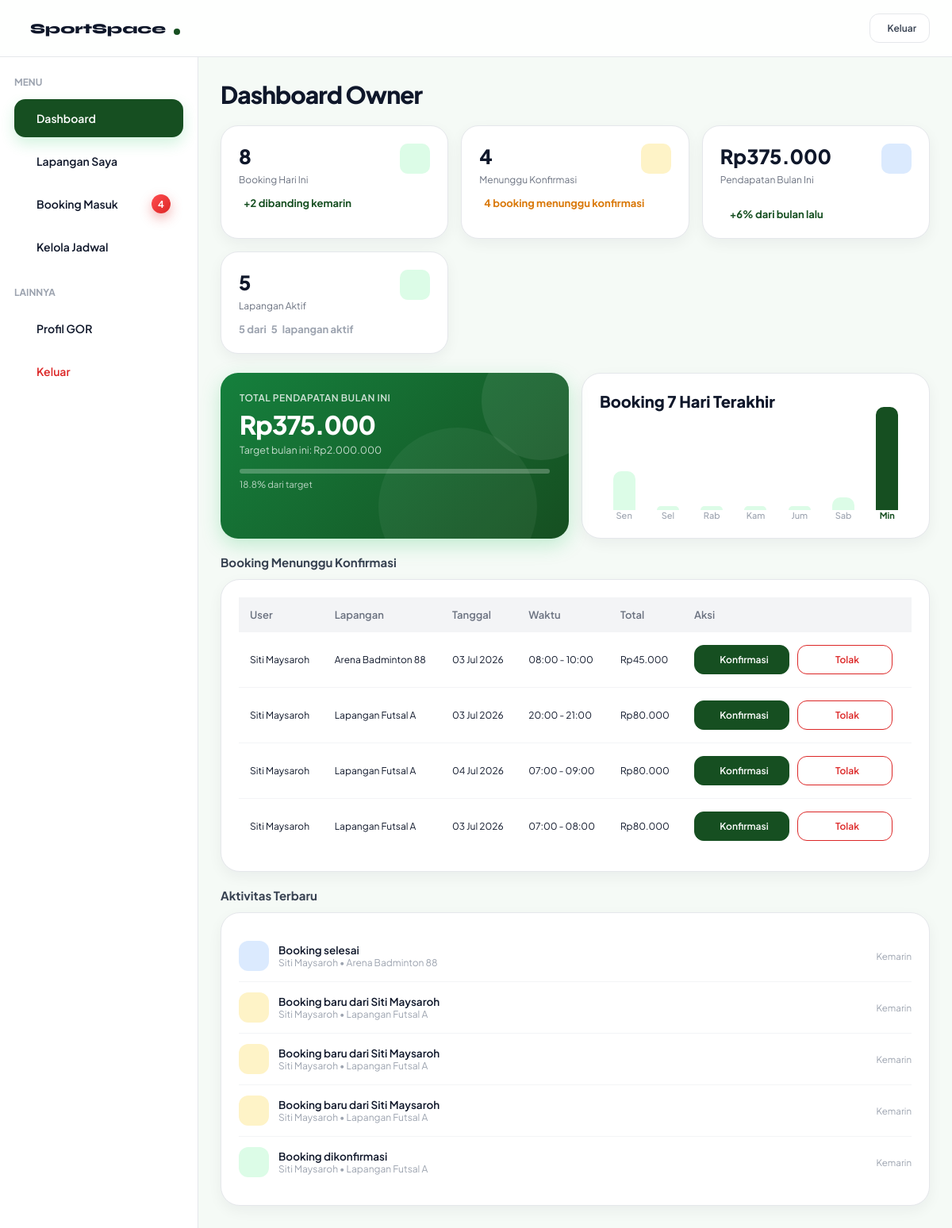
Page /dashboard-owner.php on the earlier database version.
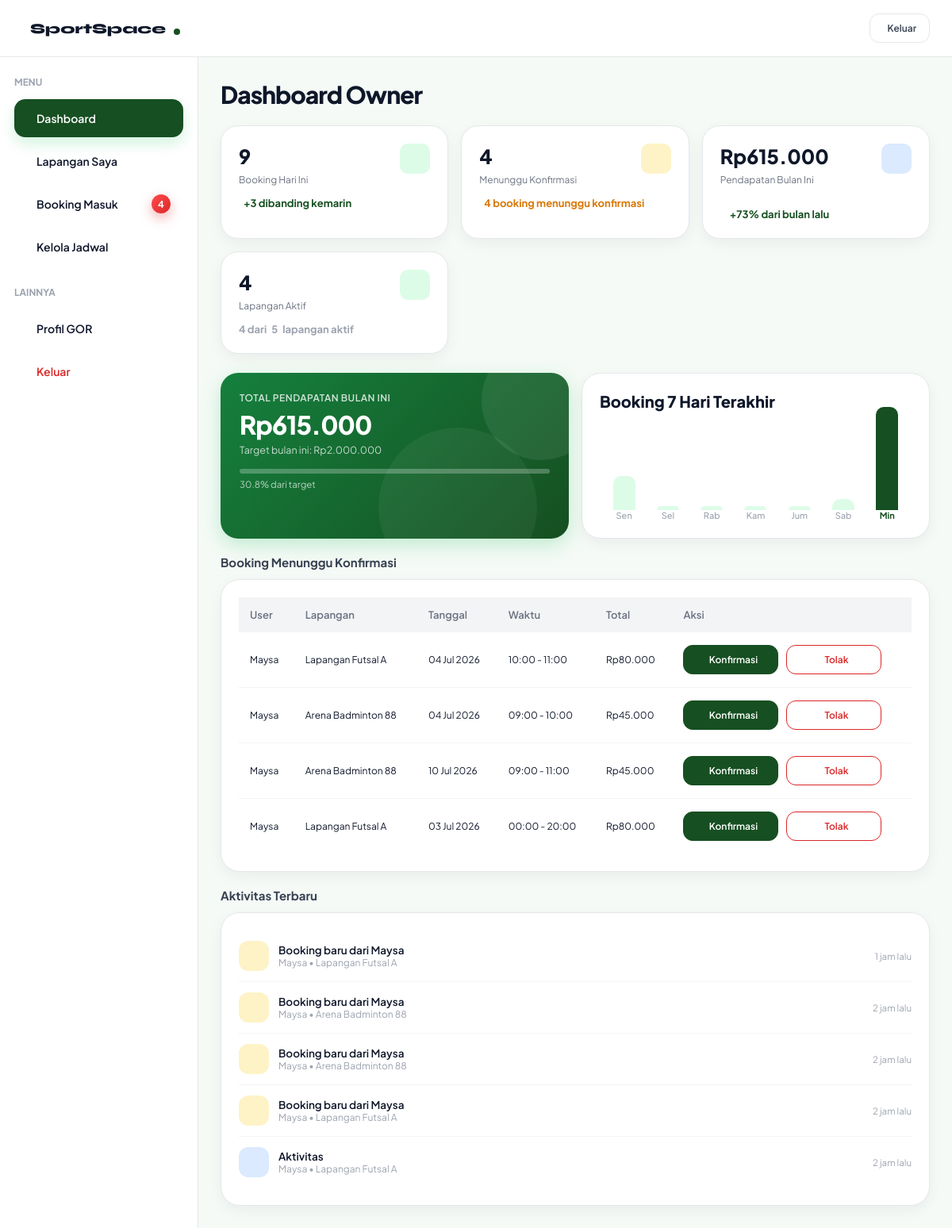
Same page on the later database version.
### tables this page shows
CREATE TABLE `booking` (
  `booking_id` int(11) NOT NULL,
  `user_id` int(11) NOT NULL,
  `field_id` int(11) NOT NULL,
  `tanggal` date NOT NULL,
  `jam_mulai` time NOT NULL,
  `jam_selesai` time NOT NULL,
  `status` enum('tertunda','menunggu konfirmasi','terkonfirmasi','dibatalkan','selesai') NOT NULL DEFAULT 'tertunda',
  `created_at` timestamp NOT NULL DEFAULT current_timestamp(),
  `booking_code` varchar(20) DEFAULT NULL,
  `metode_pembayaran` varchar(30) DEFAULT NULL,
  `bank` varchar(30) DEFAULT NULL,
  `total` decimal(12,2) NOT NULL
);

CREATE TABLE `users` (
  `user_id` int(11) NOT NULL,
  `nama` varchar(50) NOT NULL,
  `email` varchar(100) NOT NULL,
  `password` varchar(255) NOT NULL,
  `role` enum('user','admin') NOT NULL DEFAULT 'user',
  `created_at` timestamp NOT NULL DEFAULT current_timestamp()
);

CREATE TABLE `fields` (
  `field_id` int(11) NOT NULL,
  `owner_id` int(11) DEFAULT NULL,
  `nama_lapangan` varchar(100) NOT NULL,
  `jenis` varchar(50) NOT NULL,
  `harga` decimal(10,2) NOT NULL,
  `status` enum('tersedia','penuh') NOT NULL DEFAULT 'tersedia',
  `lokasi` varchar(255) DEFAULT NULL,
  `gambar` varchar(255) DEFAULT NULL,
  `deskripsi` text DEFAULT NULL,
  `owner_name` varchar(100) DEFAULT NULL,
  `owner_phone` varchar(20) DEFAULT NULL,
  `owner_address` varchar(255) DEFAULT NULL,
  `jam_operasional` varchar(50) DEFAULT NULL,
  `kapasitas` int(11) DEFAULT NULL,
  `jenis_lantai` varchar(50) DEFAULT NULL,
  `fasilitas` text DEFAULT NULL,
  `maps_link` text DEFAULT NULL,
  `google_maps_url` text DEFAULT NULL,
  `verifikasi` enum('pending','diterima','ditolak') NOT NULL DEFAULT 'pending',
  `durasi_slot` int(11) NOT NULL DEFAULT 1,
  `hari_libur` text DEFAULT NULL,
  `aktif` enum('aktif','nonaktif') NOT NULL
);

### get-owner-dashboard.php (called while the page is built, shortened)
<?php
include "config.php";
$queryBookingHariIni = mysqli_query($conn, "
SELECT COUNT(*) AS total
FROM booking
WHERE tanggal = CURDATE()
");
$bookingHariIni = mysqli_fetch_assoc($queryBookingHariIni);
$queryLapanganAktif = mysqli_query($conn, "
SELECT COUNT(*) AS total
FROM fields
WHERE aktif='aktif'
");
$lapanganAktif = mysqli_fetch_assoc($queryLapanganAktif);
$queryPendapatan = mysqli_query($conn,"
SELECT SUM(f.harga) AS total
FROM booking b
JOIN fields f ON b.field_id = f.field_id
WHERE b.status='terkonfirmasi'
AND MONTH(b.tanggal)=MONTH(CURDATE())
AND YEAR(b.tanggal)=YEAR(CURDATE())
");
$pendapatan = mysqli_fetch_assoc($queryPendapatan);
$queryPendapatanLalu = mysqli_query($conn,"
SELECT SUM(f.harga) AS total
FROM booking b
JOIN fields f
ON b.field_id = f.field_id
WHERE b.status='terkonfirmasi'
AND MONTH(b.tanggal)=MONTH(DATE_SUB(CURDATE(), INTERVAL 1 MONTH))
AND YEAR(b.tanggal)=YEAR(DATE_SUB(CURDATE(), INTERVAL 1 MONTH))
");
$pendapatanLalu = mysqli_fetch_assoc($queryPendapatanLalu);
$targetPendapatan = 2000000;
$persenTarget = ($pendapatan['total'] / $targetPendapatan) * 100;
if($pendapatanLalu['total'] > 0){
    $persentasePendapatan =
    (($pendapatan['total'] - $pendapatanLalu['total'])
    / $pendapatanLalu['total']) * 100;
}else{
    $persentasePendapatan = 0;
}
$booking7Hari = [];
for($i = 6; $i >= 0; $i--){
    $tanggal = date("Y-m-d", strtotime("-$i day"));
    $query = mysqli_query($conn,"
    SELECT COUNT(*) AS total
    FROM booking
    WHERE tanggal='$tanggal'
    ");
    $data = mysqli_fetch_assoc($query);
    $booking7Hari[] = $data['total'];
    $maxBooking = max($booking7Hari);
}
?>

### get-jadwal-info.php (called while the page is built, shortened)
<?php
include "config.php";
if(isset($_GET['field'])){
    $field_id = (int)$_GET['field'];
}else{
    $cek = mysqli_query($conn,"
    SELECT field_id
    FROM fields
    ORDER BY field_id ASC
    LIMIT 1
    ");
    $fieldPertama = mysqli_fetch_assoc($cek);
    $field_id = $fieldPertama['field_id'];
}
$queryInfo = mysqli_query($conn,"
SELECT *
FROM fields
WHERE field_id='$field_id'
");
$info = mysqli_fetch_assoc($queryInfo);
$queryBookingHariIni = mysqli_query(
    $conn,
    "SELECT COUNT(*) AS total
    FROM booking
    WHERE field_id = '".$info['field_id']."'
    AND tanggal = CURDATE()"
);
$dataBooking = mysqli_fetch_assoc($queryBookingHariIni);
$queryBookingKemarin = mysqli_query($conn,"
SELECT COUNT(*) AS total
FROM booking
WHERE field_id='".$info['field_id']."'
AND tanggal = DATE_SUB(CURDATE(), INTERVAL 1 DAY)
");
$dataBookingKemarin = mysqli_fetch_assoc($queryBookingKemarin);
$selisihBooking =
$dataBooking['total'] - $dataBookingKemarin['total'];
$targetPendapatan = 2000000;
?>

### get-owner-fields.php (called while the page is built, shortened)
<?php
include "config.php";
$queryAktif = mysqli_query($conn,"
SELECT COUNT(*) AS total
FROM fields
WHERE aktif='aktif'
");
?>

### get-pending-booking.php (called while the page is built, shortened)
<?php
$queryPendingBooking = mysqli_query($conn, "
SELECT
    booking.booking_id,
    booking.tanggal,
    booking.jam_mulai,
    booking.jam_selesai,
    booking.status,
    users.nama,
    fields.nama_lapangan,
    fields.harga
FROM booking
JOIN users
ON booking.user_id = users.user_id
JOIN fields
ON booking.field_id = fields.field_id
WHERE booking.status = 'tertunda'
ORDER BY booking.created_at ASC
");

### get-owner-activity.php (called while the page is built, shortened)
<?php
$queryActivity = mysqli_query($conn,"
SELECT
    booking.booking_id,
    booking.status,
    booking.created_at,
    users.nama,
    fields.nama_lapangan
FROM booking
JOIN users
ON booking.user_id = users.user_id
JOIN fields
ON booking.field_id = fields.field_id
ORDER BY booking.created_at DESC
LIMIT 5
");

### helper-time.php (called while the page is built, shortened)
<?php
function waktuLalu($datetime){
    $selisih = abs(time() - strtotime($datetime));
    if($selisih < 86400){
        return floor($selisih/3600)." jam lalu";
    }
    if($selisih < 172800){
        return "Kemarin";
    }
    return date("d M Y", strtotime($datetime));
}

### dashboard-owner.php (the view, shortened to what the changed rows need)
<?php
include "config.php";
include "get-owner-dashboard.php";
include "get-owner-profile.php";
include "get-owner-fields.php";
include "get-jadwal-info.php";
include "get-pending-booking.php";
include "get-owner-activity.php";
include "helper-time.php";
?>
<!DOCTYPE html>
<html lang="id">
<head>
  <link rel="stylesheet" href="owner.css">
  <link rel="stylesheet" href="https://cdn.jsdelivr.net/npm/@tabler/icons-webfont@3.31.0/dist/tabler-icons.min.css">
</head>
<body>
<div class="dashboard-layout">
  <main class="dashboard-content">
    <div id="section-dashboard" style="display:none;">
      <h1 class="page-title">Dashboard Owner</h1>
      <div class="stats-grid">
      <div class="stat-card">
        <div class="row-between">
          <div>
            <div class="stat-value">
              <?= $bookingHariIni['total']; ?>
            </div>
            <div class="stat-label">Booking Hari Ini</div>
          </div>
          <div class="icon-badge green">
          </div>
        </div>
        <div class="stat-change stat-up">
          <?php if($selisihBooking > 0){ ?>
          +<?= $selisihBooking ?> dibanding kemarin
          <?php } elseif($selisihBooking < 0){ ?>
          <i class="ti ti-trending-down"></i>
          <?= $selisihBooking ?> dibanding kemarin
          <?php } else { ?>
          <i class="ti ti-minus"></i>
          Sama seperti kemarin
          <?php } ?>
        </div>
      </div>
      <div class="stat-card">
        <div class="row-between">
          <div>
            <div class="stat-value">
              Rp<?= number_format($pendapatan['total'],0,',','.'); ?>
            </div>
            <div class="stat-label">Pendapatan Bulan Ini</div>
          </div>
        </div>
        <div class="stat-change stat-up">
          <div class="stat-change stat-up">
          <?php if($persentasePendapatan > 0){ ?>
          +<?= round($persentasePendapatan); ?>% dari bulan lalu
          <?php }elseif($persentasePendapatan < 0){ ?>
          <i class="ti ti-trending-down"></i>
          <?= abs(round($persentasePendapatan)); ?>% lebih rendah dari bulan lalu
          <?php }else{ ?>
          <i class="ti ti-minus"></i>
          Sama dengan bulan lalu
          <?php } ?>
        </div>
      </div>
    </div>
    <div class="stat-card">
    <div class="row-between">
        <div>
            <div
                class="stat-value"
                id="dashboard-aktif">
                <?= $lapanganAktif['total']; ?>
            </div>
            <div class="stat-label">
                Lapangan Aktif
            </div>
        </div>
        <div class="icon-badge green">
        </div>
    </div>
    <div
        class="stat-change"
        id="dashboard-aktif-text"
        style="color:var(--gray-400);">
        <?= $lapanganAktif['total']; ?>
        dari
        <span id="dashboard-total-lapangan">
        </span>
        lapangan aktif
    </div>
</div>
  </div>
  <div class="grid-2col">
    <div class="revenue-card">
      <div class="rev-label">Total Pendapatan Bulan Ini</div>
      <div class="rev-amount">
        Rp<?= number_format($pendapatan['total'],0,",","."); ?>
      </div>
      <div class="rev-target">
        Target bulan ini:
        Rp<?= number_format($targetPendapatan,0,",","."); ?>
      </div>
      <div class="progress-bar progress-bar-inner">
        <div
          class="progress-fill"
          style="width: <?= round($persenTarget,1); ?>%;">
        </div>
      </div>
      <div class="rev-pct">
        <?= round($persenTarget,1); ?>% dari target
      </div>
    </div>
    <div class="card card-no-mb">
      <div class="card-body">
        <div class="chart-bar-wrap">
          <?php
          $hari = ["Sen","Sel","Rab","Kam","Jum","Sab","Min"];
            foreach($booking7Hari as $index => $jumlah){
              $tinggi = ($jumlah / $maxBooking) * 100;
              if($jumlah == 0){
                $tinggi = 4;
                }
                ?>
                <div class="chart-bar-col">
                  <div class="chart-bar-area">
                    <div
                    class="chart-bar <?= $index==6 ? 'active' : ''; ?>"
                    style="height:<?= $tinggi ?>%">
                  </div>
                </div>
                <div
                class="chart-bar-label"
                <?= $index==6 ? 'style="color:var(--green);font-weight:700;"' : ''; ?>>
                <?= $hari[$index] ?>
              </div>
            </div>
            <?php } ?>
          </div>
        </div>
      </div>
    </div>
<h2 class="section-h2">
  Booking Menunggu Konfirmasi
</h2>
<div class="card">
  <div class="overflow-x-auto">
    <table class="table">
      <thead>
        <tr>
          <th>User</th>
          <th>Lapangan</th>
          <th>Tanggal</th>
          <th>Waktu</th>
          <th>Total</th>
          <th>Aksi</th>
        </tr>
      </thead>
      <tbody>
        <?php if(mysqli_num_rows($queryPendingBooking) > 0){ ?>
        <?php while($row = mysqli_fetch_assoc($queryPendingBooking)){ ?>
        <tr>
          <td><?= $row['nama']; ?></td>
          <td><?= $row['nama_lapangan']; ?></td>
          <td><?= date('d M Y', strtotime($row['tanggal'])); ?></td>
          <td>
            <?= substr($row['jam_mulai'],0,5); ?>
            -
            <?= substr($row['jam_selesai'],0,5); ?>
          </td>
          <td>
            Rp<?= number_format($row['harga'],0,",","."); ?>
          </td>
          <td>
            <div class="dashboard-actions">
              <a
              href="update-booking-status.php?id=<?= $row['booking_id']; ?>&status=terkonfirmasi"
              class="btn btn-primary btn-sm"
              onclick="return confirm('Konfirmasi booking ini?');">
              Konfirmasi
              </a>
              <a
              href="update-booking-status.php?id=<?= $row['booking_id']; ?>&status=dibatalkan"
              class="btn btn-outline btn-sm btn-red"
              onclick="return confirm('Yakin ingin menolak booking ini?');">
              Tolak
              </a>
            </div>
          </td>
        </tr>
        <?php } ?>
        <?php } ?>
      </tbody>
    </table>
  </div>
</div>
<h2 class="section-h2"><i class="ti ti-activity icon-green"></i> Aktivitas Terbaru</h2>
<div class="card">
  <div class="card-body">
    <?php if(mysqli_num_rows($queryActivity) > 0){ ?>
    <?php while($row = mysqli_fetch_assoc($queryActivity)){ ?>
    <?php
    if($row['status'] == "tertunda"){
      $class = "act-icon-amber";
      $judul = "Booking baru dari ".$row['nama'];
    }
    elseif($row['status'] == "terkonfirmasi"){
      $class = "act-icon-green";
      $judul = "Booking dikonfirmasi";
    }
    elseif($row['status'] == "dibatalkan"){
      $icon = "ti-circle-x";
      $class = "act-icon-red";
      $judul = "Booking ditolak";
    }
    elseif($row['status'] == "selesai"){
      $class = "act-icon-blue";
      $judul = "Booking selesai";
    }
    else{
      $class = "act-icon-blue";
      $judul = "Aktivitas";
    }
    ?>
    <div class="activity-item">
      <div class="activity-icon <?= $class ?>">
      </div>
      <div class="act-body">
        <div class="act-title">
          <?= $judul ?>
        </div>
        <div class="act-sub">
          <?= $row['nama']; ?>
          •
          <?= $row['nama_lapangan']; ?></div>
      </div>
      <div class="act-time">
        <?= waktuLalu($row['created_at']); ?>
      </div>
    </div>
    <?php } ?>
    <?php } ?>
  </div>
</div>
</div>
</main>
</div>
</body>
</html>

Differences in the rows shown:
no longer on this page (row edited): booking: user.nama "Siti Maysaroh", field.nama_lapangan "Arena Badminton 88", tanggal "03 Jul 2026", jam_mulai "08:00", jam_selesai "10:00", field.harga "45.000", shown under "Booking Menunggu Konfirmasi"
no longer on this page (row edited): booking: user.nama "Siti Maysaroh", field.nama_lapangan "Lapangan Futsal A", tanggal "03 Jul 2026", jam_mulai "20:00", jam_selesai "21:00", field.harga "80.000", user.nama "Booking baru dari Siti Maysaroh", created_at "Kemarin"
no longer on this page (row edited): booking: user.nama "Siti Maysaroh", field.nama_lapangan "Lapangan Futsal A", tanggal "04 Jul 2026", jam_mulai "07:00", jam_selesai "09:00", field.harga "80.000", user.nama "Booking baru dari Siti Maysaroh", created_at "Kemarin"
no longer on this page (row edited): booking: user.nama "Siti Maysaroh", field.nama_lapangan "Lapangan Futsal A", tanggal "03 Jul 2026", jam_mulai "07:00", jam_selesai "08:00", field.harga "80.000", user.nama "Booking baru dari Siti Maysaroh", created_at "Kemarin"
no longer on this page (row edited): booking: status "Booking selesai", user.nama "Siti Maysaroh", field.nama_lapangan "Arena Badminton 88", created_at "Kemarin", shown under "Aktivitas Terbaru"
no longer on this page (row edited): booking: status "Booking dikonfirmasi", user.nama "Siti Maysaroh", field.nama_lapangan "Lapangan Futsal A", created_at "Kemarin", shown under "Aktivitas Terbaru"
added booking: user.nama "Maysa", field.nama_lapangan "Lapangan Futsal A", tanggal "04 Jul 2026", jam_mulai "10:00", jam_selesai "11:00", field.harga "80.000", user.nama "Booking baru dari Maysa", created_at "2 jam lalu"
added booking: user.nama "Maysa", field.nama_lapangan "Arena Badminton 88", tanggal "04 Jul 2026", jam_mulai "09:00", jam_selesai "10:00", field.harga "45.000", user.nama "Booking baru dari Maysa", created_at "2 jam lalu"
added booking: user.nama "Maysa", field.nama_lapangan "Arena Badminton 88", tanggal "10 Jul 2026", jam_mulai "09:00", jam_selesai "11:00", field.harga "45.000", user.nama "Booking baru dari Maysa", created_at "2 jam lalu"
added booking: user.nama "Maysa", field.nama_lapangan "Lapangan Futsal A", tanggal "03 Jul 2026", jam_mulai "00:00", jam_selesai "20:00", field.harga "80.000", user.nama "Booking baru dari Maysa", created_at "1 jam lalu"
added booking: status "Aktivitas", user.nama "Maysa", field.nama_lapangan "Lapangan Futsal A", created_at "2 jam lalu", shown under "Aktivitas Terbaru"
Other differences:
$bookingHariIni['total']: "8" → "9"
$selisihBooking: "2" → "3"
$pendapatan['total']: "375.000" → "615.000"
$persentasePendapatan: "6" → "73"
$lapanganAktif['total']: "5" → "4"
$persenTarget: 18.8 → 30.8 (drawn)
$persenTarget: "18.8" → "30.8"
$tinggi: 37.5 → 33.333333333333 (drawn)
$tinggi: 12.5 → 11.111111111111 (drawn)
